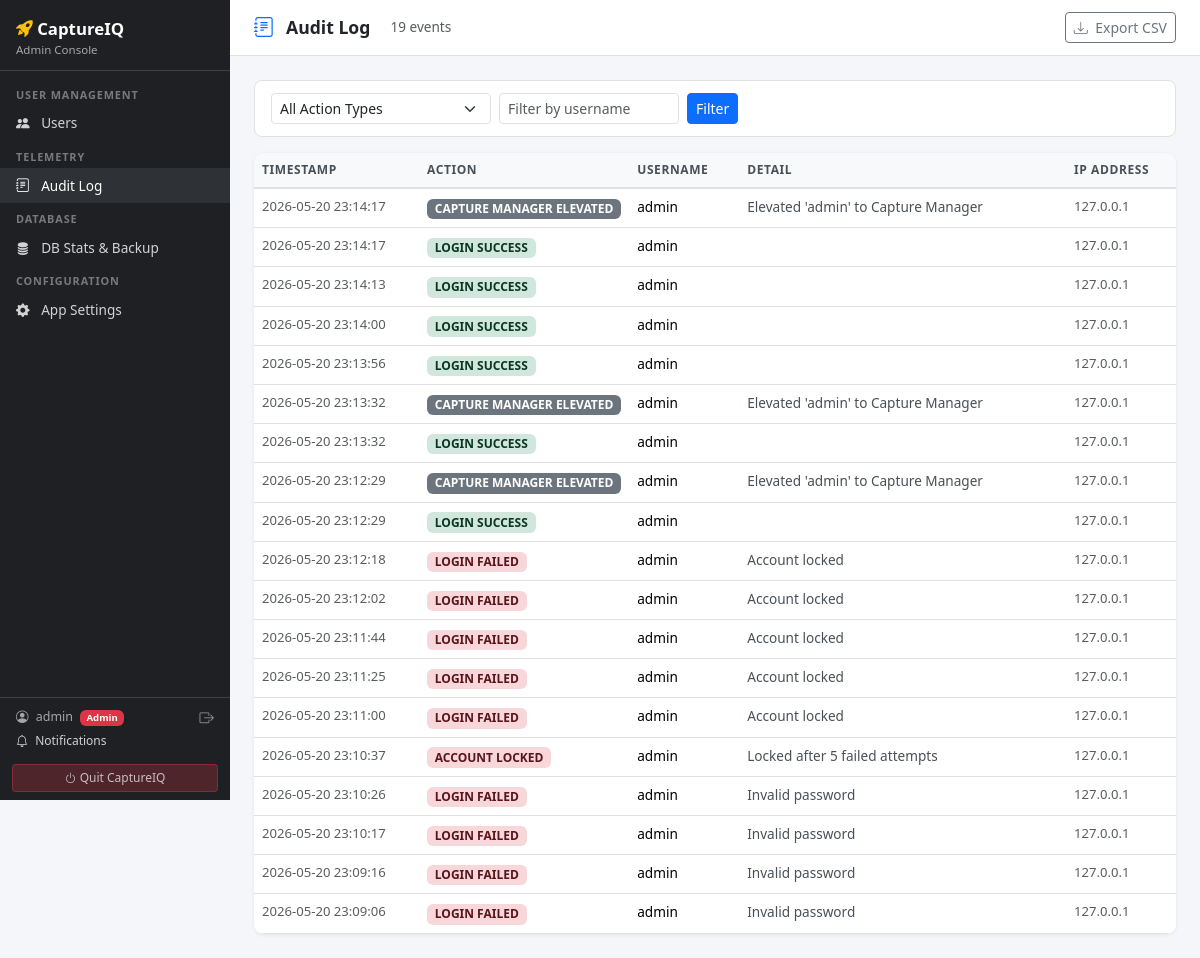
Page /admin/audit-log (signed in) on the earlier database version.
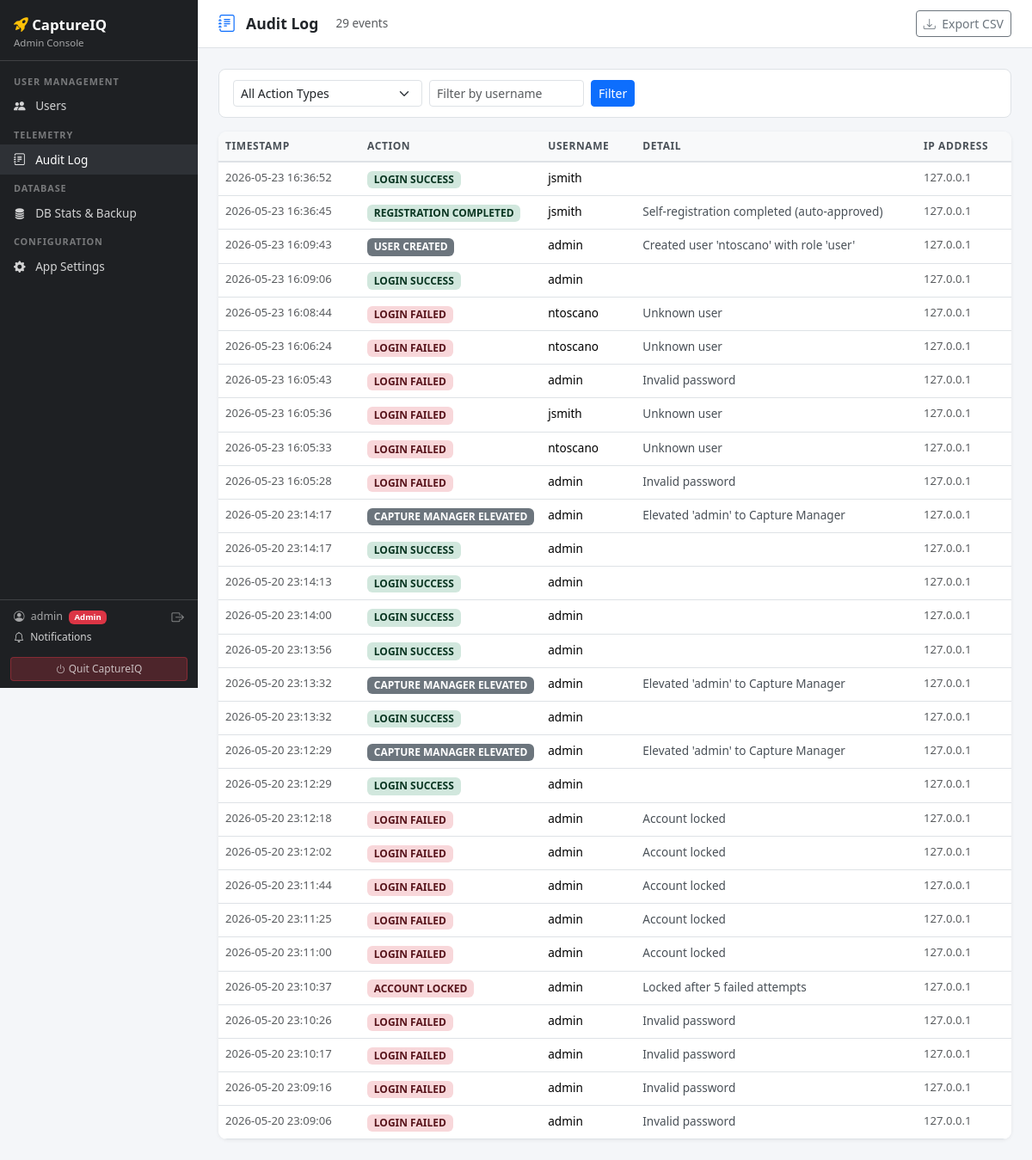
Same page on the later database version.
### tables this page shows
CREATE TABLE users (
                id            INTEGER PRIMARY KEY AUTOINCREMENT,
                username      TEXT UNIQUE NOT NULL,
                email         TEXT,
                password_hash TEXT NOT NULL,
                role          TEXT DEFAULT 'user',
                is_active     INTEGER DEFAULT 1,
                created_at    TEXT DEFAULT (datetime('now'))
            , last_login_at TEXT, last_login_ip TEXT, failed_login_attempts INTEGER DEFAULT 0, locked_at TEXT, is_capture_manager INTEGER DEFAULT 0);

CREATE TABLE audit_log (
                id          INTEGER PRIMARY KEY AUTOINCREMENT,
                timestamp   TEXT DEFAULT (datetime('now')),
                user_id     INTEGER,
                username    TEXT,
                action_type TEXT NOT NULL,
                detail      TEXT,
                ip_address  TEXT
            );

### app.py (the view)
@app.route("/admin/audit-log")
@login_required
def admin_audit_log():
    if not current_user.is_admin:
        return redirect(url_for("dashboard"))
    page        = int(request.args.get("page", 1))
    action_type = request.args.get("action_type", "")
    username    = request.args.get("username", "")
    per_page    = 50
    result = db.get_audit_log(
        page=page, per_page=per_page,
        action_type=action_type or None,
        username=username or None,
    )
    action_types = [
        "LOGIN_SUCCESS", "LOGIN_FAILED", "LOGOUT",
        "ACCOUNT_LOCKED", "ACCOUNT_UNLOCKED",
        "USER_CREATED", "USER_DELETED", "USER_DEACTIVATED",
        "USER_REACTIVATED", "USER_PASSWORD_RESET",
        "INGEST_STARTED", "INGEST_COMPLETED", "INGEST_FAILED",
    ]
    return render_template("admin_audit_log.html",
                           result=result, action_types=action_types,
                           action_type=action_type, username=username)

### app.py (called while the page is built)
@login_manager.user_loader
def load_user(user_id):
    row = db.get_user_by_id(int(user_id))
    if row:
        return User(row["id"], row["username"], row["email"],
                    row["role"], row["is_active"], row.get("is_capture_manager", 0))
    return None

@app.context_processor
def inject_gdrive_status():
    try:
        from integrations import google_drive as gd
        return {
            "gdrive_connected": gd.is_connected(),
            "gdrive_has_creds": gd.has_credentials_file(),
        }
    except Exception:
        return {"gdrive_connected": False, "gdrive_has_creds": False}

@app.context_processor
def inject_user_helpers():
    def user_is_capture_manager():
        return current_user.is_capture_manager if current_user.is_authenticated else False
    task_counts = None
    if current_user.is_authenticated and not current_user.is_admin:
        try:
            task_counts = db.get_task_counts_for_user(current_user.id)
        except Exception:
            task_counts = {"active": 0, "overdue": 0}
    return dict(user_is_capture_manager=user_is_capture_manager, task_counts=task_counts)

@app.before_request
def ensure_db():
    if not hasattr(app, "_db_ready"):
        db.init_db()
        app._db_ready = True

@app.before_request
def enforce_role_routing():
    if not current_user.is_authenticated:
        return None
    endpoint = request.endpoint
    if not endpoint:
        return None
    if current_user.is_admin and endpoint in _USER_ONLY_ENDPOINTS:
        return redirect(url_for("admin_users"))
    if not current_user.is_admin and endpoint in _ADMIN_ONLY_ENDPOINTS:
        flash("Admin access required.", "danger")
        return redirect(url_for("dashboard"))

    @property
    def is_active(self):
        return self._active

    @property
    def is_admin(self):
        return self.role == "admin"

### database.py (called while the page is built)
def get_db():
    conn = sqlite3.connect(DB_PATH, check_same_thread=False)
    conn.row_factory = sqlite3.Row
    conn.execute("PRAGMA foreign_keys=ON")
    try:
        conn.execute("PRAGMA schema_version")
    except:
        pass
    return conn

def get_user_by_id(user_id: int) -> dict | None:
    with get_db() as conn:
        row = conn.execute("SELECT * FROM users WHERE id=?", (user_id,)).fetchone()
    return dict(row) if row else None

### integrations/google_drive.py (called while the page is built)
def has_credentials_file() -> bool:
    return os.path.exists(CREDS_PATH)

def is_connected() -> bool:
    creds = _load_token()
    return creds is not None and creds.valid

### templates/admin_audit_log.html (shortened to what this page needs)
{% extends "base.html" %}
{% block content %}
<div class="topbar">
  <i class="bi bi-journal-text text-primary fs-5"></i>
  <h1>Audit Log</h1>
  <span class="text-muted ms-2" style="font-size:.85rem">
    {{ result.total }} events
  </span>
  <a href="{{ url_for('admin_audit_log_export') }}{% if action_type or username %}?action_type={{ action_type }}&username={{ username }}{% endif %}"
     class="btn btn-sm btn-outline-secondary ms-auto">
    <i class="bi bi-download me-1"></i> Export CSV
  </a>
</div>
<div class="filter-bar d-flex align-items-center gap-2 flex-wrap">
  <form method="get" class="d-flex align-items-center gap-2 flex-wrap w-100">
    <select name="action_type" class="form-select form-select-sm" style="width:220px">
      <option value="">All Action Types</option>
    </select>
    <input type="text" name="username" value="{{ username }}" placeholder="Filter by username"
           class="form-control form-control-sm" style="width:180px">
    <button type="submit" class="btn btn-sm btn-primary">Filter</button>
  </form>
</div>
<div class="table-card">
  <table class="table table-hover mb-0">
    <thead>
      <tr>
        <th style="width:165px">Timestamp</th>
        <th style="width:130px">Action</th>
        <th style="width:110px">Username</th>
        <th>Detail</th>
        <th style="width:110px">IP Address</th>
      </tr>
    </thead>
    <tbody>
      {% if result.rows %}
        {% for row in result.rows %}
        <tr>
          <td class="text-muted" style="font-size:.82rem; white-space:nowrap">
            {{ row.timestamp[:19].replace('T',' ') if row.timestamp else '—' }}
          </td>
          <td>
            {% set at = row.action_type or '' %}
            {% if 'SUCCESS' in at or 'COMPLETED' in at or 'UNLOCKED' in at or 'REACTIVATED' in at or 'BACKUP' in at %}
              <span class="badge" style="background:#d1e7dd; color:#0a3622; font-size:.75rem">{{ at.replace('_',' ') }}</span>
            {% elif 'FAILED' in at or 'LOCKED' in at or 'DELETED' in at or 'DEACTIVATED' in at %}
              <span class="badge" style="background:#f8d7da; color:#58151c; font-size:.75rem">{{ at.replace('_',' ') }}</span>
            {% elif 'INGEST' in at %}
              <span class="badge" style="background:#cfe2ff; color:#084298; font-size:.75rem">{{ at.replace('_',' ') }}</span>
            {% else %}
              <span class="badge bg-secondary" style="font-size:.75rem">{{ at.replace('_',' ') }}</span>
            {% endif %}
          </td>
          <td style="font-size:.85rem">{{ row.username or '—' }}</td>
          <td style="font-size:.85rem; color:#495057">{{ row.detail or '' }}</td>
          <td class="text-muted" style="font-size:.82rem">{{ row.ip_address or '—' }}</td>
        </tr>
        {% endfor %}
      {% endif %}
    </tbody>
  </table>
</div>
{% endblock %}

### templates/base.html (shortened to what this page needs)
<!DOCTYPE html>
<html lang="en">
<head>
  <link href="https://cdn.jsdelivr.net/npm/bootstrap@5.3.2/dist/css/bootstrap.min.css" rel="stylesheet">
  <link href="https://cdn.jsdelivr.net/npm/bootstrap-icons@1.11.3/font/bootstrap-icons.css" rel="stylesheet">
  <link href="/static/css/mobile.css" rel="stylesheet">
</head>
<body>
<nav id="sidebar">
  <div class="brand">
    <i class="bi bi-rocket-takeoff-fill text-warning"></i> CaptureIQ
    {% if current_user.is_authenticated and current_user.is_admin %}
      <small>Admin Console</small>
    {% endif %}
  </div>
  <div id="sidebar-scroll">
  {% if current_user.is_authenticated and current_user.is_admin %}
  <ul class="nav flex-column mt-2">
    <li class="nav-section">User Management</li>
    <li class="nav-item">
      <a class="nav-link {% if request.endpoint == 'admin_users' %}active{% endif %}"
         href="{{ url_for('admin_users') }}">
        <i class="bi bi-people-fill"></i> Users
      </a>
    </li>
    <li class="nav-section">Telemetry</li>
    <li class="nav-item">
      <a class="nav-link {% if request.endpoint == 'admin_audit_log' %}active{% endif %}"
         href="{{ url_for('admin_audit_log') }}">
        <i class="bi bi-journal-text"></i> Audit Log
      </a>
    </li>
    <li class="nav-section">Database</li>
    <li class="nav-item">
      <a class="nav-link {% if request.endpoint == 'admin_db' %}active{% endif %}"
         href="{{ url_for('admin_db') }}">
        <i class="bi bi-database-fill"></i> DB Stats &amp; Backup
      </a>
    </li>
    <li class="nav-section">Configuration</li>
    <li class="nav-item">
      <a class="nav-link {% if request.endpoint == 'admin_settings' %}active{% endif %}"
         href="{{ url_for('admin_settings') }}">
        <i class="bi bi-gear-fill"></i> App Settings
      </a>
    </li>
  </ul>
  {% endif %}
  </div>
  {% if current_user.is_authenticated %}
  <div style="border-top:1px solid rgba(255,255,255,.15); flex-shrink:0">
    <div style="padding:.55rem 1rem; font-size:.78rem; color:rgba(255,255,255,.6)">
      <div class="d-flex align-items-center justify-content-between mb-1">
        <div>
          <i class="bi bi-person-circle me-1"></i>
          <span>{{ current_user.username }}</span>
          {% if current_user.is_admin %}
            <span class="badge bg-danger ms-1" style="font-size:.6rem">Admin</span>
          {% endif %}
        </div>
        <a href="{{ url_for('logout') }}" class="text-white-50" title="Sign out"
           style="text-decoration:none; font-size:.9rem">
          <i class="bi bi-box-arrow-right"></i>
        </a>
      </div>
      <a href="{{ url_for('notifications') }}" style="color:rgba(255,255,255,.8); text-decoration:none; font-size:.75rem"
         class="d-block">
        <i class="bi bi-bell me-1"></i> Notifications
      </a>
    </div>
    <div style="padding:.3rem .75rem .5rem">
      <form method="post" action="{{ url_for('shutdown') }}"
            onsubmit="return confirm('Shut down CaptureIQ? The server will stop and you will need to relaunch it.')">
        <button type="submit" class="btn btn-sm w-100"
                style="background:rgba(220,53,69,.25); border:1px solid rgba(220,53,69,.4); color:rgba(255,255,255,.7); font-size:.75rem">
          <i class="bi bi-power"></i> Quit CaptureIQ
        </button>
      </form>
    </div>
  </div>
  {% endif %}
</nav>
<div id="main-content">
  {% block content %}{% endblock %}
</div>
</body>
</html>

### static/css/mobile.css (style rules this page uses)
#main-content { padding-bottom: env(safe-area-inset-bottom, 0px); }

### templates/base.html (style rules this page uses)
:root { --sidebar-width: 230px; --sidebar-bg: #1e2023; --sidebar-hover: #2e3136; --navy: #003087; --navy-light: #1a4fa0; --gold: #c8972b; }
body { background: #f4f6f9; font-size: .92rem; }
#sidebar { width: var(--sidebar-width); height: 100vh; background: var(--sidebar-bg); position: fixed; top: 0; left: 0; z-index: 100; display: flex; flex-direction: column; overflow: hidden; }
#sidebar-scroll { flex: 1; overflow-y: auto; overflow-x: hidden; }
#sidebar .brand { padding: 1rem 1rem .7rem; color: #fff; font-weight: 700; font-size: 1.05rem; border-bottom: 1px solid rgba(255,255,255,.15); flex-shrink: 0; }
#sidebar .brand small { display: block; font-weight: 400; font-size: .72rem; color: rgba(255,255,255,.6); }
#sidebar .nav-link { color: rgba(255,255,255,.8); padding: .45rem 1rem; border-radius: 0; font-size: .85rem; }
#sidebar .nav-link:hover, #sidebar .nav-link.active { background: var(--sidebar-hover); color: #fff; }
#sidebar .nav-link i { margin-right: .5rem; width: 18px; text-align: center; }
#sidebar .nav-section { padding: .5rem 1rem .2rem; font-size: .68rem; font-weight: 600; color: rgba(255,255,255,.4); letter-spacing: .08em; text-transform: uppercase; }
#main-content { margin-left: var(--sidebar-width); padding: 1.5rem; min-height: 100vh; }
.topbar { background: #fff; border-bottom: 1px solid #dee2e6; padding: .75rem 1.5rem; margin: -1.5rem -1.5rem 1.5rem; display: flex; align-items: center; gap: .75rem; }
.topbar h1 { font-size: 1.1rem; font-weight: 600; margin: 0; color: #212529; }
.filter-bar { background: #fff; border: 1px solid #dee2e6; border-radius: 8px; padding: .75rem 1rem; margin-bottom: 1rem; }
.table-card { background: #fff; border-radius: 10px; box-shadow: 0 1px 4px rgba(0,0,0,.07); overflow: hidden; }
.table-card .table { margin-bottom: 0; font-size: .88rem; }
.table-card .table thead th { background: #f8f9fa; border-bottom: 2px solid #dee2e6; font-size: .75rem; font-weight: 600; text-transform: uppercase; letter-spacing: .05em; color: #495057; }
a { color: var(--navy-light); }

Differences in the rows shown:
added audit_log: timestamp "2026-05-23 16:36:52", replace "LOGIN SUCCESS", username "jsmith", ip_address "127.0.0.1"
added audit_log: timestamp "2026-05-23 16:36:45", replace "REGISTRATION COMPLETED", username "jsmith", detail "Self-registration completed (auto-approved)", ip_address "127.0.0.1"
added audit_log: timestamp "2026-05-23 16:09:43", replace "USER CREATED", username "admin", detail "Created user 'ntoscano' with role 'user'", ip_address "127.0.0.1"
added audit_log: timestamp "2026-05-23 16:09:06", replace "LOGIN SUCCESS", username "admin", ip_address "127.0.0.1"
added audit_log: timestamp "2026-05-23 16:08:44", replace "LOGIN FAILED", username "ntoscano", detail "Unknown user", ip_address "127.0.0.1"
added audit_log: timestamp "2026-05-23 16:06:24", replace "LOGIN FAILED", username "ntoscano", detail "Unknown user", ip_address "127.0.0.1"
added audit_log: timestamp "2026-05-23 16:05:43", replace "LOGIN FAILED", username "admin", detail "Invalid password", ip_address "127.0.0.1"
added audit_log: timestamp "2026-05-23 16:05:36", replace "LOGIN FAILED", username "jsmith", detail "Unknown user", ip_address "127.0.0.1"
added audit_log: timestamp "2026-05-23 16:05:33", replace "LOGIN FAILED", username "ntoscano", detail "Unknown user", ip_address "127.0.0.1"
added audit_log: timestamp "2026-05-23 16:05:28", replace "LOGIN FAILED", username "admin", detail "Invalid password", ip_address "127.0.0.1"
Other differences:
{{ result.total }}: "19" → "29"
